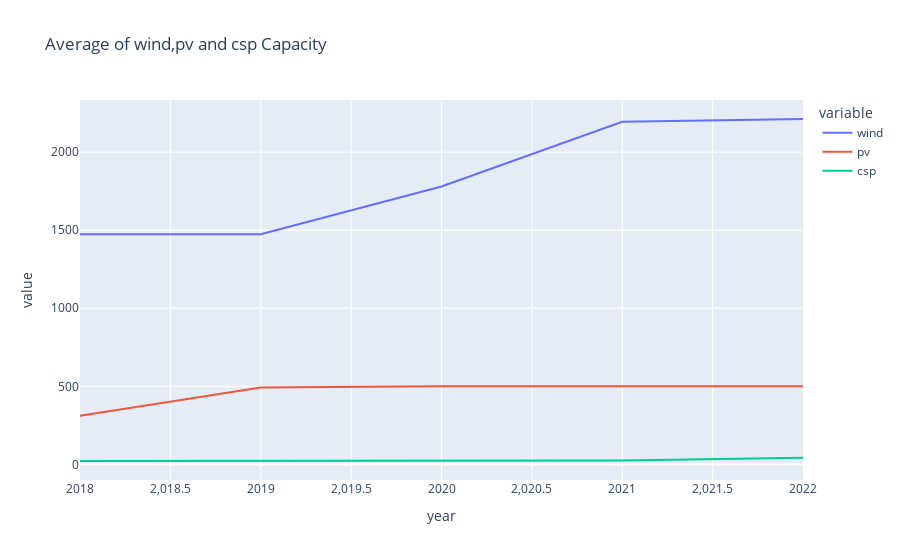

The notebook cell this image was saved under:
### Code cell
fig = px.line(avg_capacity, x="year", y =["wind","pv","csp"],title="Average of wind,pv and csp Capacity")
fig.show()

### Figure 1 — Plotly figure (JSON) as saved in the notebook; plotly's stock layout.template omitted (floating-point values rounded to 4 significant figures)
{"data": [{"hovertemplate": "variable=wind<br>year=%{x}<br>value=%{y}<extra></extra>", "legendgroup": "wind", "line": {"color": "#636efa", "dash": "solid"}, "marker": {"symbol": "circle"}, "mode": "lines", "name": "wind", "orientation": "v", "showlegend": true, "type": "scatter", "x": [2018, 2019, 2020, 2021, 2022], "xaxis": "x", "y": [1474.0, 1474.0, 1780.0, 2194.0, 2212.0], "yaxis": "y"}, {"hovertemplate": "variable=pv<br>year=%{x}<br>value=%{y}<extra></extra>", "legendgroup": "pv", "line": {"color": "#EF553B", "dash": "solid"}, "marker": {"symbol": "circle"}, "mode": "lines", "name": "pv", "orientation": "v", "showlegend": true, "type": "scatter", "x": [2018, 2019, 2020, 2021, 2022], "xaxis": "x", "y": [311.6, 491.8, 500, 500, 500], "yaxis": "y"}, {"hovertemplate": "variable=csp<br>year=%{x}<br>value=%{y}<extra></extra>", "legendgroup": "csp", "line": {"color": "#00cc96", "dash": "solid"}, "marker": {"symbol": "circle"}, "mode": "lines", "name": "csp", "orientation": "v", "showlegend": true, "type": "scatter", "x": [2018, 2019, 2020, 2021, 2022], "xaxis": "x", "y": [21.78, 21.78, 21.78, 25.01, 41.83], "yaxis": "y"}], "layout": {"legend": {"title": {"text": "variable"}, "tracegroupgap": 0}, "title": {"text": "Average of wind,pv and csp Capacity"}, "xaxis": {"anchor": "y", "domain": [0, 1], "title": {"text": "year"}}, "yaxis": {"anchor": "x", "domain": [0, 1], "title": {"text": "value"}}}}
